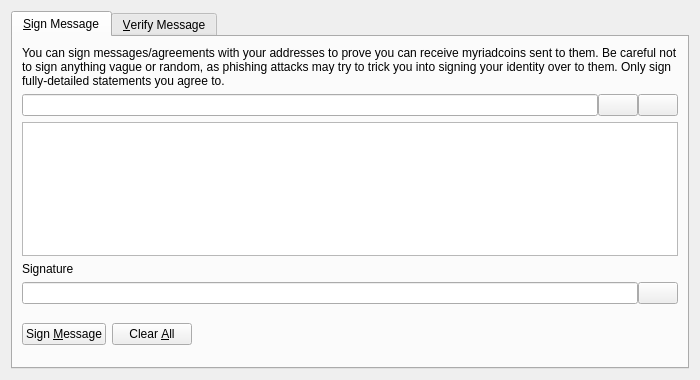
<?xml version="1.0" encoding="UTF-8"?>
<ui version="4.0">
 <class>SignVerifyMessageDialog</class>
 <widget class="QDialog" name="SignVerifyMessageDialog">
  <property name="geometry">
   <rect>
    <x>0</x>
    <y>0</y>
    <width>700</width>
    <height>380</height>
   </rect>
  </property>
  <property name="windowTitle">
   <string>Signatures - Sign / Verify a Message</string>
  </property>
  <property name="modal">
   <bool>true</bool>
  </property>
  <layout class="QVBoxLayout" name="verticalLayout">
   <item>
    <widget class="QTabWidget" name="tabWidget">
     <property name="currentIndex">
      <number>0</number>
     </property>
     <widget class="QWidget" name="tabSignMessage">
      <attribute name="title">
       <string>&amp;Sign Message</string>
      </attribute>
      <layout class="QVBoxLayout" name="verticalLayout_SM">
       <item>
        <widget class="QLabel" name="infoLabel_SM">
         <property name="text">
          <string>You can sign messages/agreements with your addresses to prove you can receive myriadcoins sent to them. Be careful not to sign anything vague or random, as phishing attacks may try to trick you into signing your identity over to them. Only sign fully-detailed statements you agree to.</string>
         </property>
         <property name="textFormat">
          <enum>Qt::PlainText</enum>
         </property>
         <property name="wordWrap">
          <bool>true</bool>
         </property>
        </widget>
       </item>
       <item>
        <layout class="QHBoxLayout" name="horizontalLayout_1_SM">
         <property name="spacing">
          <number>0</number>
         </property>
         <item>
          <widget class="QValidatedLineEdit" name="addressIn_SM">
           <property name="toolTip">
            <string>The Myriadcoin address to sign the message with</string>
           </property>
          </widget>
         </item>
         <item>
          <widget class="QPushButton" name="addressBookButton_SM">
           <property name="toolTip">
            <string>Choose previously used address</string>
           </property>
           <property name="text">
            <string/>
           </property>
           <property name="icon">
            <iconset resource="../bitcoin.qrc">
             <normaloff>:/icons/address-book</normaloff>:/icons/address-book</iconset>
           </property>
           <property name="shortcut">
            <string>Alt+A</string>
           </property>
           <property name="autoDefault">
            <bool>false</bool>
           </property>
          </widget>
         </item>
         <item>
          <widget class="QPushButton" name="pasteButton_SM">
           <property name="toolTip">
            <string>Paste address from clipboard</string>
           </property>
           <property name="text">
            <string/>
           </property>
           <property name="icon">
            <iconset resource="../bitcoin.qrc">
             <normaloff>:/icons/editpaste</normaloff>:/icons/editpaste</iconset>
           </property>
           <property name="shortcut">
            <string>Alt+P</string>
           </property>
           <property name="autoDefault">
            <bool>false</bool>
           </property>
          </widget>
         </item>
        </layout>
       </item>
       <item>
        <widget class="QPlainTextEdit" name="messageIn_SM">
         <property name="toolTip">
          <string>Enter the message you want to sign here</string>
         </property>
        </widget>
       </item>
       <item>
        <widget class="QLabel" name="signatureLabel_SM">
         <property name="text">
          <string>Signature</string>
         </property>
         <property name="textFormat">
          <enum>Qt::PlainText</enum>
         </property>
        </widget>
       </item>
       <item>
        <layout class="QHBoxLayout" name="horizontalLayout_2_SM">
         <property name="spacing">
          <number>0</number>
         </property>
         <item>
          <widget class="QLineEdit" name="signatureOut_SM">
           <property name="font">
            <font>
             <italic>true</italic>
            </font>
           </property>
           <property name="readOnly">
            <bool>true</bool>
           </property>
          </widget>
         </item>
         <item>
          <widget class="QPushButton" name="copySignatureButton_SM">
           <property name="toolTip">
            <string>Copy the current signature to the system clipboard</string>
           </property>
           <property name="text">
            <string/>
           </property>
           <property name="icon">
            <iconset resource="../bitcoin.qrc">
             <normaloff>:/icons/editcopy</normaloff>:/icons/editcopy</iconset>
           </property>
           <property name="autoDefault">
            <bool>false</bool>
           </property>
          </widget>
         </item>
        </layout>
       </item>
       <item>
        <layout class="QHBoxLayout" name="horizontalLayout_3_SM">
         <item>
          <widget class="QPushButton" name="signMessageButton_SM">
           <property name="toolTip">
            <string>Sign the message to prove you own this Myriadcoin address</string>
           </property>
           <property name="text">
            <string>Sign &amp;Message</string>
           </property>
           <property name="icon">
            <iconset resource="../bitcoin.qrc">
             <normaloff>:/icons/edit</normaloff>:/icons/edit</iconset>
           </property>
           <property name="autoDefault">
            <bool>false</bool>
           </property>
          </widget>
         </item>
         <item>
          <widget class="QPushButton" name="clearButton_SM">
           <property name="toolTip">
            <string>Reset all sign message fields</string>
           </property>
           <property name="text">
            <string>Clear &amp;All</string>
           </property>
           <property name="icon">
            <iconset resource="../bitcoin.qrc">
             <normaloff>:/icons/remove</normaloff>:/icons/remove</iconset>
           </property>
           <property name="autoDefault">
            <bool>false</bool>
           </property>
          </widget>
         </item>
         <item>
          <spacer name="horizontalSpacer_1_SM">
           <property name="orientation">
            <enum>Qt::Horizontal</enum>
           </property>
           <property name="sizeHint" stdset="0">
            <size>
             <width>40</width>
             <height>48</height>
            </size>
           </property>
          </spacer>
         </item>
         <item>
          <widget class="QLabel" name="statusLabel_SM">
           <property name="font">
            <font>
             <weight>75</weight>
             <bold>true</bold>
            </font>
           </property>
           <property name="text">
            <string/>
           </property>
           <property name="wordWrap">
            <bool>true</bool>
           </property>
          </widget>
         </item>
         <item>
          <spacer name="horizontalSpacer_2_SM">
           <property name="orientation">
            <enum>Qt::Horizontal</enum>
           </property>
           <property name="sizeHint" stdset="0">
            <size>
             <width>40</width>
             <height>48</height>
            </size>
           </property>
          </spacer>
         </item>
        </layout>
       </item>
      </layout>
     </widget>
     <widget class="QWidget" name="tabVerifyMessage">
      <attribute name="title">
       <string>&amp;Verify Message</string>
      </attribute>
      <layout class="QVBoxLayout" name="verticalLayout_VM">
       <item>
        <widget class="QLabel" name="infoLabel_VM">
         <property name="text">
          <string>Enter the receiver's address, message (ensure you copy line breaks, spaces, tabs, etc. exactly) and signature below to verify the message. Be careful not to read more into the signature than what is in the signed message itself, to avoid being tricked by a man-in-the-middle attack. Note that this only proves the signing party receives with the address, it cannot prove sendership of any transaction!</string>
         </property>
         <property name="textFormat">
          <enum>Qt::PlainText</enum>
         </property>
         <property name="alignment">
          <set>Qt::AlignLeading|Qt::AlignLeft|Qt::AlignTop</set>
         </property>
         <property name="wordWrap">
          <bool>true</bool>
         </property>
        </widget>
       </item>
       <item>
        <layout class="QHBoxLayout" name="horizontalLayout_1_VM">
         <property name="spacing">
          <number>0</number>
         </property>
         <item>
          <widget class="QValidatedLineEdit" name="addressIn_VM">
           <property name="toolTip">
            <string>The Myriadcoin address the message was signed with</string>
           </property>
          </widget>
         </item>
         <item>
          <widget class="QPushButton" name="addressBookButton_VM">
           <property name="toolTip">
            <string>Choose previously used address</string>
           </property>
           <property name="text">
            <string/>
           </property>
           <property name="icon">
            <iconset resource="../bitcoin.qrc">
             <normaloff>:/icons/address-book</normaloff>:/icons/address-book</iconset>
           </property>
           <property name="shortcut">
            <string>Alt+A</string>
           </property>
           <property name="autoDefault">
            <bool>false</bool>
           </property>
          </widget>
         </item>
        </layout>
       </item>
       <item>
        <widget class="QPlainTextEdit" name="messageIn_VM"/>
       </item>
       <item>
        <widget class="QValidatedLineEdit" name="signatureIn_VM"/>
       </item>
       <item>
        <layout class="QHBoxLayout" name="horizontalLayout_2_VM">
         <item>
          <widget class="QPushButton" name="verifyMessageButton_VM">
           <property name="toolTip">
            <string>Verify the message to ensure it was signed with the specified Myriadcoin address</string>
           </property>
           <property name="text">
            <string>Verify &amp;Message</string>
           </property>
           <property name="icon">
            <iconset resource="../bitcoin.qrc">
             <normaloff>:/icons/transaction_0</normaloff>:/icons/transaction_0</iconset>
           </property>
           <property name="autoDefault">
            <bool>false</bool>
           </property>
          </widget>
         </item>
         <item>
          <widget class="QPushButton" name="clearButton_VM">
           <property name="toolTip">
            <string>Reset all verify message fields</string>
           </property>
           <property name="text">
            <string>Clear &amp;All</string>
           </property>
           <property name="icon">
            <iconset resource="../bitcoin.qrc">
             <normaloff>:/icons/remove</normaloff>:/icons/remove</iconset>
           </property>
           <property name="autoDefault">
            <bool>false</bool>
           </property>
          </widget>
         </item>
         <item>
          <spacer name="horizontalSpacer_1_VM">
           <property name="orientation">
            <enum>Qt::Horizontal</enum>
           </property>
           <property name="sizeHint" stdset="0">
            <size>
             <width>40</width>
             <height>48</height>
            </size>
           </property>
          </spacer>
         </item>
         <item>
          <widget class="QLabel" name="statusLabel_VM">
           <property name="font">
            <font>
             <weight>75</weight>
             <bold>true</bold>
            </font>
           </property>
           <property name="text">
            <string/>
           </property>
           <property name="wordWrap">
            <bool>true</bool>
           </property>
          </widget>
         </item>
         <item>
          <spacer name="horizontalSpacer_2_VM">
           <property name="orientation">
            <enum>Qt::Horizontal</enum>
           </property>
           <property name="sizeHint" stdset="0">
            <size>
             <width>40</width>
             <height>48</height>
            </size>
           </property>
          </spacer>
         </item>
        </layout>
       </item>
      </layout>
     </widget>
    </widget>
   </item>
  </layout>
 </widget>
 <customwidgets>
  <customwidget>
   <class>QValidatedLineEdit</class>
   <extends>QLineEdit</extends>
   <header>qvalidatedlineedit.h</header>
  </customwidget>
 </customwidgets>
 <resources>
  <include location="../bitcoin.qrc"/>
 </resources>
 <connections/>
</ui>
